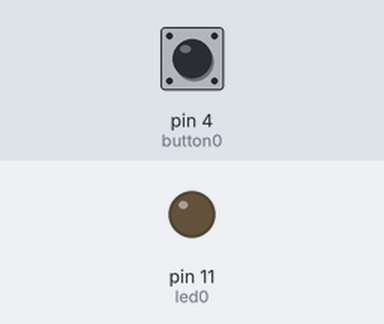
Bench run of a sketch on a simulated Arduino Uno, built with avr-gcc and run on an emulated ATmega328P. On the bench: output pins drawn as LEDs (lit = HIGH). The inputs (shaded band) are chosen by the test bench; at power-on: pin 4 (button0) HIGH.

Above: at 1.2 s.
1.3 s: pin 4 (button0) pulled LOW for 0.15 s
At 2.1 s:
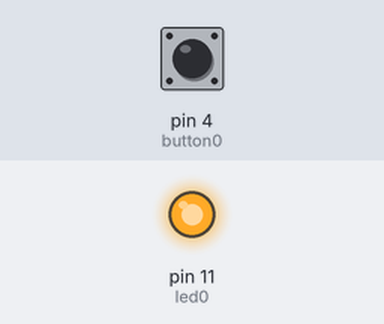
2.9 s: pin 4 (button0) pulled LOW for 1 s
At 4.6 s:
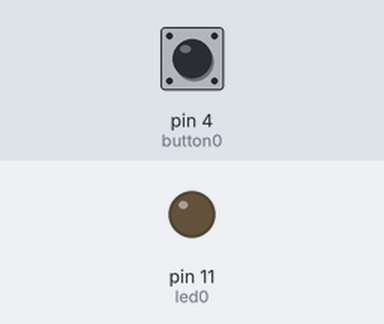
5.4 s: pin 4 (button0) pulled LOW for 3.2 s
At 9.4 s:
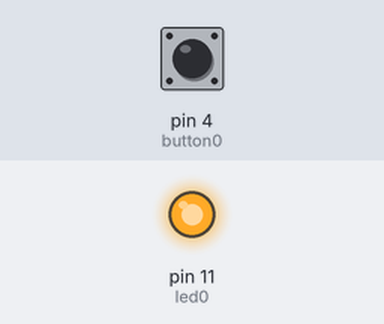
Timing chart, 0 to 10.9 s (numbered marks = the images above; inputs shaded):
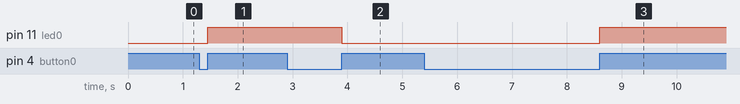

Measured:
- after the input at 1.3 s, pin 11 (led0): LOW → HIGH after 0.15 s
- after the input at 2.9 s, pin 11 (led0): HIGH → LOW after 1.0 s
- after the input at 5.4 s, pin 11 (led0): LOW → HIGH after 3.2 s

The sketch:

bluiltin_led.ino
```cpp
int led0 = 11;
int button0 = 4;
int button1 = HIGH;
int led1 = LOW;

void setup() {
 pinMode(led0, OUTPUT);
 pinMode(button0, INPUT_PULLUP);
 digitalWrite(led0, LOW);
}

void loop() {
  int value = digitalRead(button0);
  if(value == HIGH && button1 == LOW){
  if(led1 == HIGH){
      digitalWrite(led0, LOW);
      led1=LOW;
  } else if(led1 == LOW){
      digitalWrite(led0, HIGH);
      led1 = HIGH;
  } }
  button1 = value;
}
```
